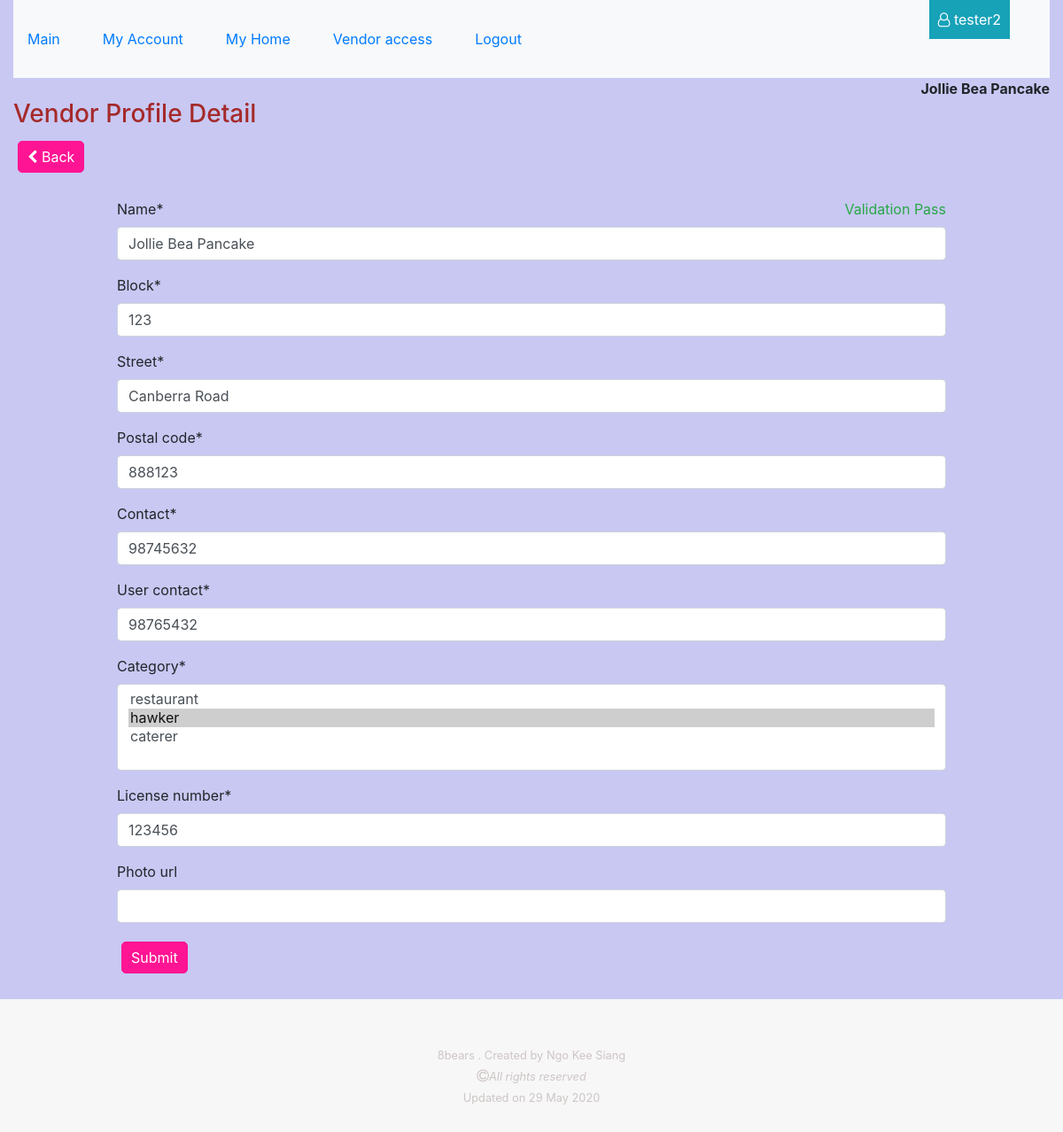
/vendor/profiles/8 (signed in), run on the app's committed database.
### vendor/models.py (models this page shows, shortened)
class Vendor(models.Model):
    category = models.ManyToManyField(Category)
    postal_code = models.PositiveIntegerField( null=False, blank=False)
    name = models.CharField( max_length=100, null=False, blank=False)
    block = models.PositiveSmallIntegerField( null=False, blank=False)
    street = models.CharField(max_length=254, null=False, blank=False)
    contact = models.PositiveIntegerField(validators=[MinValueValidator(10000000), MaxValueValidator(99999999)], null=False, blank=False)
    date_joined = models.DateTimeField(auto_now_add=True)
    user = models.ForeignKey(User, null=True, on_delete=models.SET_NULL)
    user_contact = models.PositiveIntegerField(validators=[MinValueValidator(10000000), MaxValueValidator(99999999)], null=False, blank=False)
    license_number = models.CharField(max_length=10, null=False, blank=False)
    license_check = models.BooleanField(default=False)
    photo_url=models.URLField(max_length=1024, null=True, blank=True)
    vendordeliverytown = models.ManyToManyField(VendorDeliveryTown)
    vendordeliverypostal = models.ManyToManyField(VendorDeliveryPostal)

### vendor/views.py (the view)
# urls.py: path('profiles/<vendor_profile_id>', vendor.views.edit_vendor_profile, name='edit_vendor_profile_route'),
@login_required
def edit_vendor_profile(request, vendor_profile_id):
    profile = get_object_or_404(Vendor, pk=vendor_profile_id)
    vendor_name = profile.name
    validation_status = profile.license_check
    profile_form = VendorForm(instance=profile)
    if request.method == "POST":
        create_form = VendorForm(request.POST, instance=profile)
        if create_form.is_valid():
            create_form.save()
            Vendor.objects.filter(id=vendor_profile_id).update(license_check=False)
            messages.success(request, f" '{profile}'' successfully updated. Vendor Profile is pending validation.")
            return redirect(reverse(view_vendor_profiles))
        else:
            messages.warning(request, "Contact number must be 8 digits numbers.")
            return redirect(reverse(edit_vendor_profile, kwargs={'vendor_profile_id': vendor_profile_id}))
    else:
        return render(request, "vendor/vendor_profile_detail.html", {
            "form": profile_form,
            "vendor_profile_id": vendor_profile_id,
            "validation_status": validation_status,
            "vendor_name": vendor_name
        })

### vendor/forms.py
class VendorForm(forms.ModelForm):
    class Meta:
        model = Vendor
        fields = ('name', 'block', 'street', 'postal_code', 'contact', 'user_contact', 'category', 'license_number', 'photo_url')

### vendor/models.py (called while the page is built)
    def __str__(self):
        return self.title

### vendor/templates/vendor/vendor_profile_detail.html (shortened to what this page needs)
{% extends 'base_template.html' %}
{%load static %}
{%load crispy_forms_tags %}
{%block css %}
<link rel="stylesheet" href="{% static 'vendor_pages.css' %}">
{%endblock%}
{%block content%}
<div style="float:right;"><strong> {{vendor_name}} </strong></div>
<br>
<h3> Vendor Profile Detail </h3>
    <button class="vendor-buttons"><i class="fa fa-chevron-left" aria-hidden="true"></i><a href="{% url 'view_vendor_profiles_route' %}"> Back </a></button>
<br><br>
<div class="vendor-form">
    {% if validation_status %}
        <div style="float:right" class="text-success">Validation Pass</div>
    {%else%}
        <div style="float:right" class="text-primary">This vendor account is pending validation.</div>
    {%endif%}
    <form method="POST">
        {{ form|crispy}}
        <input class="vendor-buttons" type="submit">
    </form>
</div>
<br>
{%endblock%}

### templates/base_template.html (shortened to what this page needs)
{% load static %}
<!doctype html>
<html lang="en">
  <head>
    <link rel="stylesheet" href="https://stackpath.bootstrapcdn.com/font-awesome/4.7.0/css/font-awesome.min.css">
    <link rel="stylesheet" href="https://stackpath.bootstrapcdn.com/bootstrap/4.5.0/css/bootstrap.min.css">
    <link rel="stylesheet" href="{% static 'style.css' %}">
    {% block css %} {%endblock%}
  </head>
  <body>
    <header class="container-fluid">
        <nav class="navbar navbar-expand-lg navbar-light bg-light py-3">
            <div class="collapse navbar-collapse" id="navbarSupportedContent">
                <ul class="navbar-nav">
            {%if request.user.is_authenticated %}
                <li class="nav-item mr-5 my-3 "> <a href="{% url 'view_home_route' %}" >Main</a> </li>
                <li class="nav-item mr-5 my-3 "> <a href="{% url 'view_account_route' %}" >My Account</a> </li>
                <li class="nav-item mr-5 my-3 "> <a href="{% url 'index_route' %}"> My Home</a> </li>
                <li class="nav-item mr-5 my-3"> <a href="{% url 'view_vendor_profiles_route' %}"> Vendor access</a> </li>
                <li class="nav-item mr-5 my-3"> <a href="{% url 'account_logout' %}" > Logout</a> </li>
            {%else%}
                <li class="nav-item mr-5 my-3"> <a href="{% url 'account_signup' %}">Register</a> </li>
                <li class="nav-item mr-5 my-3"> <a href="{% url 'account_login' %}" >Login</a> </li>
            {%endif%}
                </ul>
            </div>
        </nav>
        {%if request.user.is_authenticated %}
        <div id="show-username" class="bg-info"> <i class="fa fa-user-o" aria-hidden="true"></i> {{request.user.username}}  </div>
        {%endif%}
    </header>
    <div class="container-fluid">
    {%block content%} {%endblock%}
    </div>
    <footer>
        <div>
            <section> <small> 8bears . Created by <a href="https://github.com/ksngo" style="color:rgb(206, 197, 197);">Ngo Kee Siang</a> </small> </section>
            <section><i class="fa fa-copyright" aria-hidden="true"></i><em><small>All rights reserved</small></em> </section>
            <section><small> Updated on 29 May 2020</small> </section>
        </div>
    </footer>
  </body>
</html>

### static/style.css (style rules this page uses)
body { background-color:white; }
a { text-decoration:none !important; }
#show-username { min-width:80px; position:absolute; top:0; right:5%; padding: 10px; color: white; }
footer { height:100px; background-color: rgb(247, 247, 247); padding-top:50px; padding-bottom:100px; color: rgb(206, 197, 197); }
footer div { text-align: center; }
.vendor-buttons { border:1px solid deeppink; padding:5px; padding-left:10px; padding-right:10px; border-radius:5px; background-color: deeppink; margin:5px; color:white; }
.vendor-buttons a { color:white; }
.vendor-form { width:80%; margin:auto; min-height: 70vh; }
h3 { color:brown; }

### data on the page
Vendor: name "Jollie Bea Pancake", block "123", street "Canberra Road", postal_code "888123", contact "98745632", user_contact "98765432", license_number "123456"

### other printed values
{{ request.user.username }} "tester2"
